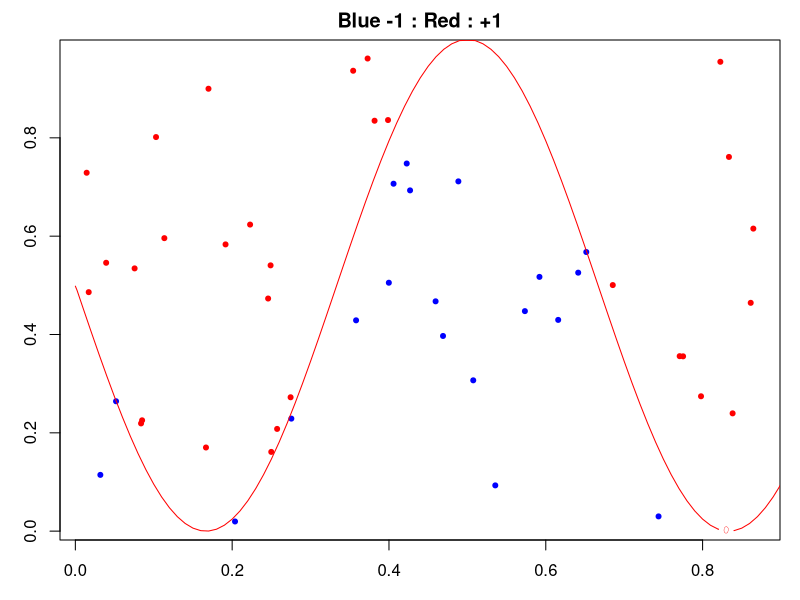
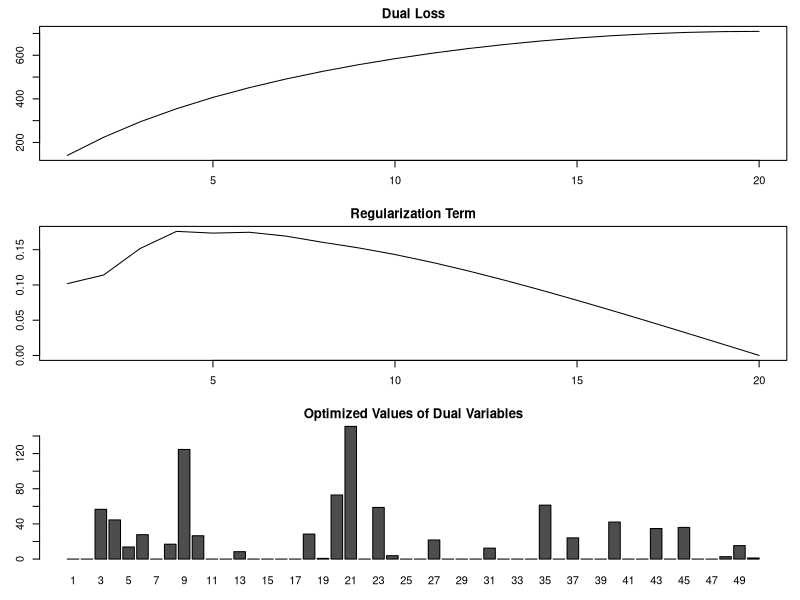
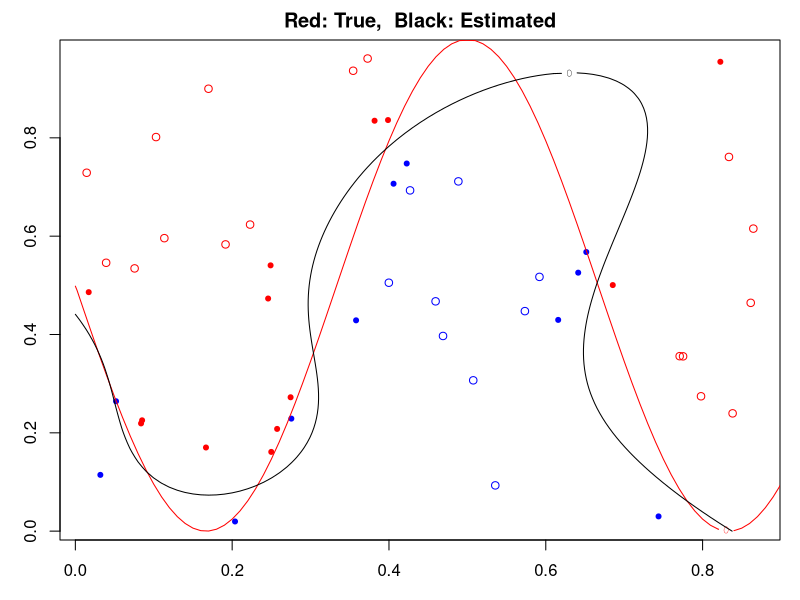

R code for these plots, in order:
# 07 Gaussian SVM

set.seed(10)
randn = function(...){array(rnorm(prod(...)),dim=list(...))}
rand = function(...){array(runif(prod(...)),dim=list(...))}
zeros = function(...){array(0,dim=list(...))}
ones = function(...){array(1,dim=list(...))}
mod = function(a,b){a%%b}

#%%%%%%%%%%% Constants %%%%%%%%%%%%%%%%%%%%
N=50        #%% Training Sample number
BETA=5      #%% 1 5 25 125 Parameter of Gaussian Kernel
#%%%%%%%%%%%%%%%%%%%%%%%%%%%%%%%%%%%%%%%%%%%%%%%%%%%%%%%%%%
NOISEY=0.0  #%% NOISE LEVEL in Training Samples
CCC=1000    #%% PARAMETR for soft margin
CYCLE=20000 #%% Cycle of optimization process
MODCYC=1000 #%% Drawing cycle
ETA0=0.01   #%% Optimization coefficient
LLL=1       #%% Parameter for Condition dot(ydata,alpha)=0
SUPPORT=0.01#%% Judgement of support vector
COMP=3      #%% complexity of the true distribution
#%%%%%%%%%%%%%%%%%%%%%%%%% Ture parameter %%%%%%%%%%%%%%%%%%%%
w0=c(1,1)
b0=-1
#%%%%%%%%%%%%%%%%%%%%%%%%%%%%%% Make Inputs and Outputs %%%%%%%%%%%%%%%%%%%%%%%%%%%
my_true = function(x,y){0.5*w0[1]*(1+sin(COMP*pi*x))+w0[2]*y+b0}
xtest = seq(from=0,to=1,by=0.01)
ytest = seq(from=0,to=1,by=0.01)
ztrue=outer(xtest,ytest,function(x,y){my_true(x,y)})
xdata=rand(2,N)     #%% (2,N)   Inputs of samples
yvalue=my_true(xdata[1,],xdata[2,])+NOISEY*(1-2*rand(1,N))
ydata=sign(yvalue)  #%% (1,N) Outputs of samples
yflag=(ydata+1)/2
par(mfrow = c(1,1))
par(mar = c(3, 3, 2, 1))
plot(xdata[1,],xdata[2,],col=c("blue","red")[yflag+1],type="p",pch=20,main="Blue -1 : Red : +1")
contour(xtest,ytest,ztrue,levels=0,add=T,col="red")
getGraphicsEvent(prompt="Waiting for input", onMouseDown=function(buttons,x,y){"ok"})
#%%%%%%%%%%%%%%%%%%%%%%%%%%%%%%%%%%%%%%%%%Kernel%%%%%%%%%%%%%%%%%%%%%%%%%%
KXX=outer(1:N,1:N,function(i,j){
  dx=xdata[,i]-xdata[,j]
  return(colSums(dx^2))
})
KXX=exp(-BETA*KXX)     #%% (N,N)  (x,x)
KYY=t(ydata) %*% ydata #%% (N,N)   yy
KKK=KYY*KXX            #%% (N,N) yy(x,x)
#%%%%%%%%%%%%%%%%%%%%%%%%%%%%%%%%%%%%%%%%Initialize Optimization%%%%%%%%%%%%%%%%%%%%%%%%%%%%
alpha=t(solve(KKK+diag(N)+LLL*KYY) %*% ones(N))
#%%%%%%%%%%%%%%%%%%%%%%%%%%%%%%%%%%%%%%%%%Optimization%%%%%%%%%%%%%%%%%%%%%%%%
#%%%%%% Dual Parameters are optimized by steepest descent %%%%%%%%%%%%%%
DLOSS=zeros(CYCLE/MODCYC)
RTERM=zeros(CYCLE/MODCYC)
for(cycle in 1:CYCLE){
  ETA=ETA0*(1-(cycle-1)/CYCLE)
  anew=alpha+ETA*(1-alpha %*% t(KKK)-LLL*sum(ydata*alpha)*ydata) #%% Steepest Descent
  anew=anew-mean(ydata*anew)*ydata #%% make (dot(anew,ydata) = 0)
  anew=ifelse(anew>=0,anew,0)      #%% make (anew >= 0)
  anew=ifelse(anew>CCC,CCC,anew)   #%% make (anew <= CCC)
  alpha=anew                       #%% Update alpha
  if(mod(cycle,MODCYC)==0){
    DLOSS[cycle/MODCYC]=sum(alpha)-0.5*alpha %*% KKK %*% t(alpha)
    RTERM[cycle/MODCYC]=sum(ydata*alpha)
  }
}
sprintf('Optimization Completed')
sprintf('dot(ydata,alpha)=%e should be sufficiently small.',sum(ydata*alpha)) #%%%% dot(ydata,alpha)=0
par(mfrow = c(3,1))
par(mar = c(3, 3, 2, 1))
plot(DLOSS,type="l",main="Dual Loss")
plot(RTERM,type="l",main="Regularization Term")
barplot(alpha,names.arg=1:N,main="Optimized Values of Dual Variables")
getGraphicsEvent(prompt="Waiting for input", onMouseDown=function(buttons,x,y){"ok"})
#%%%%%%%%%%%%%%%%%%%%%%%%%%%%%%%%%%%%%%%%%%% w and b1 are calculated %%%%%%%%%%%%%%%%%%%%
s=which(alpha[1,]>SUPPORT)
b1=mean(ydata[1,s] - (alpha[1,s] * ydata[1,s]) %*% KXX[s,s])
#%%%%%%%%%%%%%%%%%%%%%%%%%%%%%%%%%%%% Display Results %%%%%%%%%%%%%%
par(mfrow = c(1,1))
par(mar = c(3, 3, 2, 1))
pchs = ifelse(alpha > SUPPORT, 20, 21)
plot(xdata[1,],xdata[2,],type="p",pch=pchs,col=c("blue","red")[yflag+1],main="Red: True,  Black: Estimated")
my_fun = function(x){
  tx=xdata[1,s]-x[1]
  ty=xdata[2,s]-x[2]
  tf=exp(-BETA*(tx^2+ty^2))*ydata[1,s]*alpha[1,s]
  return(sum(tf)+b1)
}
contour(xtest,ytest,ztrue,levels=0,add=T,col="red")
ztest=array(apply(expand.grid(xtest, ytest),1,my_fun),dim=c(length(xtest),length(ytest)))
contour(xtest,ytest,ztest,levels=0,add=T,col="black")
alpha[s]
(alpha[1,s] * ydata[1,s]) %*% KXX[s,s] + b1
xdata[,s]
#%%%%%%%%%%%%%%%%%%%%%%%%%%%%%%%%%%%%%%%%% Generalization Error
sprintf('Number of Support Vectors = %g',length(s))
sprintf('Generalization: Recognition Rate = %f',mean((sign(ztrue*ztest)+1)/2))
